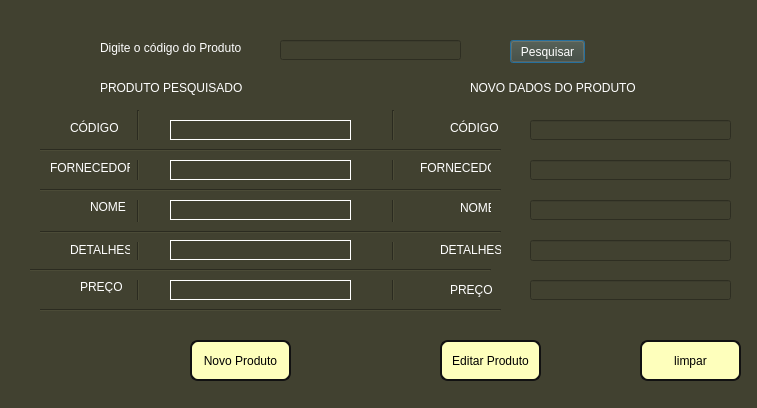
<?xml version="1.0" encoding="UTF-8"?>
<ui version="4.0">
 <class>Dialog</class>
 <widget class="QDialog" name="Dialog">
  <property name="geometry">
   <rect>
    <x>0</x>
    <y>0</y>
    <width>757</width>
    <height>408</height>
   </rect>
  </property>
  <property name="windowTitle">
   <string>Dialog</string>
  </property>
  <property name="styleSheet">
   <string notr="true">background-color: rgb(65, 65, 48);
</string>
  </property>
  <widget class="QLabel" name="label_codigoEDITAR">
   <property name="geometry">
    <rect>
     <x>70</x>
     <y>120</y>
     <width>91</width>
     <height>16</height>
    </rect>
   </property>
   <property name="styleSheet">
    <string notr="true">color: rgb(255, 255, 255);</string>
   </property>
   <property name="text">
    <string>CÓDIGO</string>
   </property>
  </widget>
  <widget class="QLabel" name="label_fornecedorEDITAR">
   <property name="geometry">
    <rect>
     <x>50</x>
     <y>160</y>
     <width>91</width>
     <height>16</height>
    </rect>
   </property>
   <property name="styleSheet">
    <string notr="true">color: rgb(255, 255, 255);</string>
   </property>
   <property name="text">
    <string>FORNECEDOR</string>
   </property>
  </widget>
  <widget class="QLabel" name="label_precoEDITAR">
   <property name="geometry">
    <rect>
     <x>80</x>
     <y>280</y>
     <width>47</width>
     <height>13</height>
    </rect>
   </property>
   <property name="styleSheet">
    <string notr="true">color: rgb(255, 255, 255);</string>
   </property>
   <property name="text">
    <string>PREÇO</string>
   </property>
  </widget>
  <widget class="QLabel" name="label_detalhesEDITAR">
   <property name="geometry">
    <rect>
     <x>70</x>
     <y>240</y>
     <width>61</width>
     <height>20</height>
    </rect>
   </property>
   <property name="styleSheet">
    <string notr="true">color: rgb(255, 255, 255);</string>
   </property>
   <property name="text">
    <string>DETALHES</string>
   </property>
  </widget>
  <widget class="QLabel" name="label_nomeEDITAR">
   <property name="geometry">
    <rect>
     <x>90</x>
     <y>200</y>
     <width>47</width>
     <height>13</height>
    </rect>
   </property>
   <property name="styleSheet">
    <string notr="true">color: rgb(255, 255, 255);</string>
   </property>
   <property name="text">
    <string>NOME</string>
   </property>
  </widget>
  <widget class="Line" name="line">
   <property name="geometry">
    <rect>
     <x>130</x>
     <y>110</y>
     <width>16</width>
     <height>201</height>
    </rect>
   </property>
   <property name="orientation">
    <enum>Qt::Vertical</enum>
   </property>
  </widget>
  <widget class="QLabel" name="label_codED">
   <property name="geometry">
    <rect>
     <x>170</x>
     <y>120</y>
     <width>181</width>
     <height>20</height>
    </rect>
   </property>
   <property name="styleSheet">
    <string notr="true">border:1px solid #ffffff;
color: rgb(254, 255, 153);</string>
   </property>
   <property name="text">
    <string/>
   </property>
  </widget>
  <widget class="QLabel" name="label_fornED">
   <property name="geometry">
    <rect>
     <x>170</x>
     <y>160</y>
     <width>181</width>
     <height>20</height>
    </rect>
   </property>
   <property name="styleSheet">
    <string notr="true">border:1px solid #FFFFFF;
color: rgb(254, 255, 153);</string>
   </property>
   <property name="text">
    <string/>
   </property>
  </widget>
  <widget class="QLabel" name="label_nomeED">
   <property name="geometry">
    <rect>
     <x>170</x>
     <y>200</y>
     <width>181</width>
     <height>20</height>
    </rect>
   </property>
   <property name="styleSheet">
    <string notr="true">border:1px solid #FFFFFF;
color: rgb(254, 255, 153);</string>
   </property>
   <property name="text">
    <string/>
   </property>
  </widget>
  <widget class="QLabel" name="label_detED">
   <property name="geometry">
    <rect>
     <x>170</x>
     <y>240</y>
     <width>181</width>
     <height>20</height>
    </rect>
   </property>
   <property name="styleSheet">
    <string notr="true">border:1px solid #FFFFFF;
color: rgb(254, 255, 153);</string>
   </property>
   <property name="text">
    <string/>
   </property>
  </widget>
  <widget class="QLabel" name="label_precED">
   <property name="geometry">
    <rect>
     <x>170</x>
     <y>280</y>
     <width>181</width>
     <height>20</height>
    </rect>
   </property>
   <property name="styleSheet">
    <string notr="true">border:1px solid #FFFFFF;
color: rgb(254, 255, 153);</string>
   </property>
   <property name="text">
    <string/>
   </property>
  </widget>
  <widget class="QLineEdit" name="lineEdit_codNOVO">
   <property name="geometry">
    <rect>
     <x>530</x>
     <y>120</y>
     <width>201</width>
     <height>20</height>
    </rect>
   </property>
   <property name="styleSheet">
    <string notr="true">color: rgb(254, 255, 153);</string>
   </property>
  </widget>
  <widget class="QLineEdit" name="lineEdit_fornNOVO">
   <property name="geometry">
    <rect>
     <x>530</x>
     <y>160</y>
     <width>201</width>
     <height>20</height>
    </rect>
   </property>
   <property name="styleSheet">
    <string notr="true">color: rgb(254, 255, 153);</string>
   </property>
  </widget>
  <widget class="QLineEdit" name="lineEdit_nomeNOVO">
   <property name="geometry">
    <rect>
     <x>530</x>
     <y>200</y>
     <width>201</width>
     <height>20</height>
    </rect>
   </property>
   <property name="styleSheet">
    <string notr="true">color: rgb(254, 255, 153);</string>
   </property>
  </widget>
  <widget class="QLineEdit" name="lineEdit_detNOVO">
   <property name="geometry">
    <rect>
     <x>530</x>
     <y>240</y>
     <width>201</width>
     <height>21</height>
    </rect>
   </property>
   <property name="styleSheet">
    <string notr="true">color: rgb(254, 255, 153);</string>
   </property>
  </widget>
  <widget class="QLineEdit" name="lineEdit_precNOVO">
   <property name="geometry">
    <rect>
     <x>530</x>
     <y>280</y>
     <width>201</width>
     <height>20</height>
    </rect>
   </property>
   <property name="styleSheet">
    <string notr="true">color: rgb(254, 255, 153);</string>
   </property>
  </widget>
  <widget class="QLabel" name="label_codigoEDITAR_2">
   <property name="geometry">
    <rect>
     <x>450</x>
     <y>120</y>
     <width>51</width>
     <height>16</height>
    </rect>
   </property>
   <property name="styleSheet">
    <string notr="true">color: rgb(255, 255, 255);</string>
   </property>
   <property name="text">
    <string>CÓDIGO</string>
   </property>
  </widget>
  <widget class="QLabel" name="label_fornecedorEDITAR_2">
   <property name="geometry">
    <rect>
     <x>420</x>
     <y>160</y>
     <width>71</width>
     <height>16</height>
    </rect>
   </property>
   <property name="styleSheet">
    <string notr="true">color: rgb(255, 255, 255);</string>
   </property>
   <property name="text">
    <string>FORNECEDOR</string>
   </property>
  </widget>
  <widget class="QLabel" name="label_nomeEDITAR_2">
   <property name="geometry">
    <rect>
     <x>460</x>
     <y>200</y>
     <width>31</width>
     <height>16</height>
    </rect>
   </property>
   <property name="styleSheet">
    <string notr="true">color: rgb(255, 255, 255);</string>
   </property>
   <property name="text">
    <string>NOME</string>
   </property>
  </widget>
  <widget class="QLabel" name="label_detalhesEDITAR_2">
   <property name="geometry">
    <rect>
     <x>440</x>
     <y>240</y>
     <width>61</width>
     <height>20</height>
    </rect>
   </property>
   <property name="styleSheet">
    <string notr="true">color: rgb(255, 255, 255);</string>
   </property>
   <property name="text">
    <string>DETALHES</string>
   </property>
  </widget>
  <widget class="QLabel" name="label_precoEDITAR_2">
   <property name="geometry">
    <rect>
     <x>450</x>
     <y>280</y>
     <width>61</width>
     <height>20</height>
    </rect>
   </property>
   <property name="styleSheet">
    <string notr="true">color: rgb(255, 255, 255);</string>
   </property>
   <property name="text">
    <string>PREÇO</string>
   </property>
  </widget>
  <widget class="QLabel" name="label">
   <property name="geometry">
    <rect>
     <x>100</x>
     <y>40</y>
     <width>151</width>
     <height>16</height>
    </rect>
   </property>
   <property name="styleSheet">
    <string notr="true">color: rgb(255, 255, 255);</string>
   </property>
   <property name="text">
    <string>Digite o código do Produto</string>
   </property>
  </widget>
  <widget class="QLineEdit" name="lineEdit_pesqEDITAR">
   <property name="geometry">
    <rect>
     <x>280</x>
     <y>40</y>
     <width>181</width>
     <height>20</height>
    </rect>
   </property>
   <property name="styleSheet">
    <string notr="true">color: rgb(255, 255, 255);</string>
   </property>
  </widget>
  <widget class="QPushButton" name="pushButton_pesqEDITAR">
   <property name="geometry">
    <rect>
     <x>510</x>
     <y>40</y>
     <width>75</width>
     <height>23</height>
    </rect>
   </property>
   <property name="styleSheet">
    <string notr="true">color: rgb(255, 255, 255);</string>
   </property>
   <property name="text">
    <string>Pesquisar</string>
   </property>
  </widget>
  <widget class="Line" name="line_2">
   <property name="geometry">
    <rect>
     <x>383</x>
     <y>110</y>
     <width>20</width>
     <height>201</height>
    </rect>
   </property>
   <property name="orientation">
    <enum>Qt::Vertical</enum>
   </property>
  </widget>
  <widget class="QLabel" name="label_2">
   <property name="geometry">
    <rect>
     <x>470</x>
     <y>80</y>
     <width>201</width>
     <height>16</height>
    </rect>
   </property>
   <property name="styleSheet">
    <string notr="true">color: rgb(255, 255, 255);</string>
   </property>
   <property name="text">
    <string>NOVO DADOS DO PRODUTO</string>
   </property>
  </widget>
  <widget class="QLabel" name="label_3">
   <property name="geometry">
    <rect>
     <x>100</x>
     <y>80</y>
     <width>201</width>
     <height>16</height>
    </rect>
   </property>
   <property name="styleSheet">
    <string notr="true">color: rgb(255, 255, 255);</string>
   </property>
   <property name="text">
    <string>PRODUTO PESQUISADO</string>
   </property>
  </widget>
  <widget class="QPushButton" name="pushButton_editprodNOVO">
   <property name="geometry">
    <rect>
     <x>440</x>
     <y>340</y>
     <width>101</width>
     <height>41</height>
    </rect>
   </property>
   <property name="styleSheet">
    <string notr="true">color: rgb(0, 0, 0);
border: 2px solid #111111;
border-radius: 8px;
background-color: rgb(254, 255, 188);</string>
   </property>
   <property name="text">
    <string>Editar Produto</string>
   </property>
  </widget>
  <widget class="QPushButton" name="pushButton_2">
   <property name="geometry">
    <rect>
     <x>640</x>
     <y>340</y>
     <width>101</width>
     <height>41</height>
    </rect>
   </property>
   <property name="styleSheet">
    <string notr="true">color: rgb(0, 0, 0);
border: 2px solid #111111;
border-radius: 8px;
background-color: rgb(254, 255, 188);</string>
   </property>
   <property name="text">
    <string>limpar</string>
   </property>
  </widget>
  <widget class="Line" name="line_3">
   <property name="geometry">
    <rect>
     <x>40</x>
     <y>140</y>
     <width>461</width>
     <height>20</height>
    </rect>
   </property>
   <property name="orientation">
    <enum>Qt::Horizontal</enum>
   </property>
  </widget>
  <widget class="Line" name="line_4">
   <property name="geometry">
    <rect>
     <x>40</x>
     <y>180</y>
     <width>461</width>
     <height>20</height>
    </rect>
   </property>
   <property name="orientation">
    <enum>Qt::Horizontal</enum>
   </property>
  </widget>
  <widget class="Line" name="line_5">
   <property name="geometry">
    <rect>
     <x>40</x>
     <y>222</y>
     <width>461</width>
     <height>20</height>
    </rect>
   </property>
   <property name="orientation">
    <enum>Qt::Horizontal</enum>
   </property>
  </widget>
  <widget class="Line" name="line_6">
   <property name="geometry">
    <rect>
     <x>30</x>
     <y>260</y>
     <width>461</width>
     <height>20</height>
    </rect>
   </property>
   <property name="orientation">
    <enum>Qt::Horizontal</enum>
   </property>
  </widget>
  <widget class="Line" name="line_7">
   <property name="geometry">
    <rect>
     <x>40</x>
     <y>300</y>
     <width>461</width>
     <height>20</height>
    </rect>
   </property>
   <property name="orientation">
    <enum>Qt::Horizontal</enum>
   </property>
  </widget>
  <widget class="QPushButton" name="pushButton_editprodNOVO_2">
   <property name="geometry">
    <rect>
     <x>190</x>
     <y>340</y>
     <width>101</width>
     <height>41</height>
    </rect>
   </property>
   <property name="styleSheet">
    <string notr="true">color: rgb(0, 0, 0);
border: 2px solid #111111;
border-radius: 8px;
background-color: rgb(254, 255, 188);</string>
   </property>
   <property name="text">
    <string>Novo Produto</string>
   </property>
  </widget>
  <zorder>label_codigoEDITAR</zorder>
  <zorder>label_fornecedorEDITAR</zorder>
  <zorder>label_precoEDITAR</zorder>
  <zorder>label_detalhesEDITAR</zorder>
  <zorder>label_nomeEDITAR</zorder>
  <zorder>line</zorder>
  <zorder>label_codED</zorder>
  <zorder>label_fornED</zorder>
  <zorder>label_nomeED</zorder>
  <zorder>label_precED</zorder>
  <zorder>lineEdit_codNOVO</zorder>
  <zorder>lineEdit_fornNOVO</zorder>
  <zorder>lineEdit_nomeNOVO</zorder>
  <zorder>lineEdit_detNOVO</zorder>
  <zorder>lineEdit_precNOVO</zorder>
  <zorder>label_codigoEDITAR_2</zorder>
  <zorder>label_fornecedorEDITAR_2</zorder>
  <zorder>label_nomeEDITAR_2</zorder>
  <zorder>label_detalhesEDITAR_2</zorder>
  <zorder>label_precoEDITAR_2</zorder>
  <zorder>label</zorder>
  <zorder>lineEdit_pesqEDITAR</zorder>
  <zorder>pushButton_pesqEDITAR</zorder>
  <zorder>line_2</zorder>
  <zorder>label_2</zorder>
  <zorder>label_3</zorder>
  <zorder>pushButton_editprodNOVO</zorder>
  <zorder>pushButton_2</zorder>
  <zorder>line_3</zorder>
  <zorder>line_4</zorder>
  <zorder>line_5</zorder>
  <zorder>line_6</zorder>
  <zorder>line_7</zorder>
  <zorder>label_detED</zorder>
  <zorder>pushButton_editprodNOVO_2</zorder>
 </widget>
 <resources/>
 <connections>
  <connection>
   <sender>pushButton_2</sender>
   <signal>clicked()</signal>
   <receiver>lineEdit_precNOVO</receiver>
   <slot>clear()</slot>
   <hints>
    <hint type="sourcelabel">
     <x>647</x>
     <y>369</y>
    </hint>
    <hint type="destinationlabel">
     <x>626</x>
     <y>292</y>
    </hint>
   </hints>
  </connection>
  <connection>
   <sender>pushButton_2</sender>
   <signal>clicked()</signal>
   <receiver>lineEdit_detNOVO</receiver>
   <slot>clear()</slot>
   <hints>
    <hint type="sourcelabel">
     <x>641</x>
     <y>358</y>
    </hint>
    <hint type="destinationlabel">
     <x>665</x>
     <y>253</y>
    </hint>
   </hints>
  </connection>
  <connection>
   <sender>pushButton_2</sender>
   <signal>clicked()</signal>
   <receiver>lineEdit_nomeNOVO</receiver>
   <slot>clear()</slot>
   <hints>
    <hint type="sourcelabel">
     <x>651</x>
     <y>360</y>
    </hint>
    <hint type="destinationlabel">
     <x>645</x>
     <y>214</y>
    </hint>
   </hints>
  </connection>
  <connection>
   <sender>pushButton_2</sender>
   <signal>clicked()</signal>
   <receiver>lineEdit_fornNOVO</receiver>
   <slot>clear()</slot>
   <hints>
    <hint type="sourcelabel">
     <x>665</x>
     <y>351</y>
    </hint>
    <hint type="destinationlabel">
     <x>593</x>
     <y>167</y>
    </hint>
   </hints>
  </connection>
  <connection>
   <sender>pushButton_2</sender>
   <signal>clicked()</signal>
   <receiver>lineEdit_codNOVO</receiver>
   <slot>clear()</slot>
   <hints>
    <hint type="sourcelabel">
     <x>691</x>
     <y>357</y>
    </hint>
    <hint type="destinationlabel">
     <x>628</x>
     <y>136</y>
    </hint>
   </hints>
  </connection>
  <connection>
   <sender>pushButton_editprodNOVO_2</sender>
   <signal>clicked()</signal>
   <receiver>label_precED</receiver>
   <slot>clear()</slot>
   <hints>
    <hint type="sourcelabel">
     <x>231</x>
     <y>368</y>
    </hint>
    <hint type="destinationlabel">
     <x>242</x>
     <y>291</y>
    </hint>
   </hints>
  </connection>
  <connection>
   <sender>pushButton_editprodNOVO_2</sender>
   <signal>clicked()</signal>
   <receiver>label_detED</receiver>
   <slot>clear()</slot>
   <hints>
    <hint type="sourcelabel">
     <x>268</x>
     <y>367</y>
    </hint>
    <hint type="destinationlabel">
     <x>268</x>
     <y>246</y>
    </hint>
   </hints>
  </connection>
  <connection>
   <sender>pushButton_editprodNOVO_2</sender>
   <signal>clicked()</signal>
   <receiver>label_nomeED</receiver>
   <slot>clear()</slot>
   <hints>
    <hint type="sourcelabel">
     <x>257</x>
     <y>357</y>
    </hint>
    <hint type="destinationlabel">
     <x>241</x>
     <y>211</y>
    </hint>
   </hints>
  </connection>
  <connection>
   <sender>pushButton_editprodNOVO_2</sender>
   <signal>clicked()</signal>
   <receiver>label_fornED</receiver>
   <slot>clear()</slot>
   <hints>
    <hint type="sourcelabel">
     <x>226</x>
     <y>360</y>
    </hint>
    <hint type="destinationlabel">
     <x>234</x>
     <y>170</y>
    </hint>
   </hints>
  </connection>
  <connection>
   <sender>pushButton_editprodNOVO_2</sender>
   <signal>clicked()</signal>
   <receiver>label_codED</receiver>
   <slot>clear()</slot>
   <hints>
    <hint type="sourcelabel">
     <x>260</x>
     <y>355</y>
    </hint>
    <hint type="destinationlabel">
     <x>258</x>
     <y>133</y>
    </hint>
   </hints>
  </connection>
  <connection>
   <sender>pushButton_editprodNOVO_2</sender>
   <signal>clicked()</signal>
   <receiver>lineEdit_pesqEDITAR</receiver>
   <slot>clear()</slot>
   <hints>
    <hint type="sourcelabel">
     <x>241</x>
     <y>360</y>
    </hint>
    <hint type="destinationlabel">
     <x>371</x>
     <y>43</y>
    </hint>
   </hints>
  </connection>
 </connections>
</ui>
